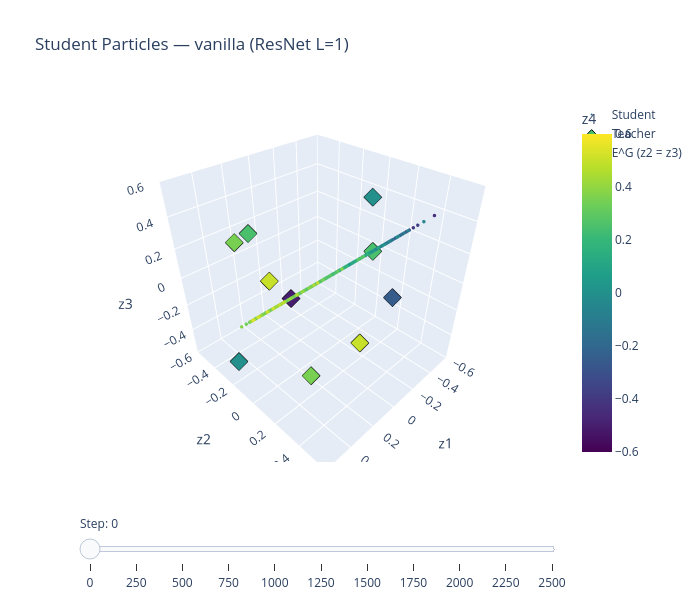

The notebook cell this image was saved under:
### Code cell
plot_particles_3d(h_vanilla, teacher, "Student Particles — vanilla (ResNet L=1)")

### Figure 1 — Plotly figure (JSON) as saved in the notebook; plotly's stock layout.template omitted (floating-point values rounded to 4 significant figures; data arrays with more than 128 entries replaced by an {"elided": "..."} marker saying what was removed)
{"data": [{"marker": {"cmax": 0.6, "cmin": -0.6, "color": {"elided": "2500 float values"}, "colorbar": {"title": {"text": "z4"}}, "colorscale": [[0, "#440154"], [0.1111, "#482878"], [0.2222, "#3e4989"], [0.3333, "#31688e"], [0.4444, "#26828e"], [0.5556, "#1f9e89"], [0.6667, "#35b779"], [0.7778, "#6ece58"], [0.8889, "#b5de2b"], [1, "#fde725"]], "size": 2}, "mode": "markers", "name": "Student", "type": "scatter3d", "x": {"elided": "2500 float values"}, "y": {"elided": "2500 float values"}, "z": {"elided": "2500 float values"}}, {"marker": {"cmax": 0.6, "cmin": -0.6, "color": [0.25, 0.5, 0.0, 0.5, 0.35, -0.5, 0.25, -0.25, 0.0, 0.35], "colorscale": [[0, "#440154"], [0.1111, "#482878"], [0.2222, "#3e4989"], [0.3333, "#31688e"], [0.4444, "#26828e"], [0.5556, "#1f9e89"], [0.6667, "#35b779"], [0.7778, "#6ece58"], [0.8889, "#b5de2b"], [1, "#fde725"]], "line": {"color": "black", "width": 1}, "size": 6, "symbol": "diamond"}, "mode": "markers", "name": "Teacher", "type": "scatter3d", "x": [-0.5, 0.25, -0.25, 0.0, 0.35, 0.25, 0.5, 0.0, 0.5, 0.35], "y": [0.0, 0.5, 0.15, -0.5, -0.35, 0.0, 0.0, 0.5, -0.25, 0.25], "z": [0.0, 0.0, 0.5, -0.25, 0.25, 0.0, 0.5, 0.15, -0.5, -0.35]}, {"cmax": 0.6, "cmin": -0.6, "colorscale": [[0, "#440154"], [0.1111, "#482878"], [0.2222, "#3e4989"], [0.3333, "#31688e"], [0.4444, "#26828e"], [0.5556, "#1f9e89"], [0.6667, "#35b779"], [0.7778, "#6ece58"], [0.8889, "#b5de2b"], [1, "#fde725"]], "hoverinfo": "name", "i": [0, 0], "intensity": [-0.6, 0.6, 0.6, -0.6], "j": [1, 2], "k": [2, 3], "name": "E^G (z2 = z3)", "opacity": 0.35, "showlegend": true, "showscale": false, "type": "mesh3d", "x": [-0.6, 0.6, 0.6, -0.6], "y": [-0.6, -0.6, 0.6, 0.6], "z": [-0.6, -0.6, 0.6, 0.6]}], "layout": {"height": 600, "scene": {"xaxis": {"range": [-0.6, 0.6], "title": {"text": "z1"}}, "yaxis": {"range": [-0.6, 0.6], "title": {"text": "z2"}}, "zaxis": {"range": [-0.6, 0.6], "title": {"text": "z3"}}}, "sliders": [{"active": 0, "currentvalue": {"prefix": "Step: "}, "pad": {"t": 50}, "steps": [{"args": [["0"], {"frame": {"duration": 0, "redraw": true}, "mode": "immediate", "transition": {"duration": 0}}], "label": "0", "method": "animate"}, {"args": [["250"], {"frame": {"duration": 0, "redraw": true}, "mode": "immediate", "transition": {"duration": 0}}], "label": "250", "method": "animate"}, {"args": [["500"], {"frame": {"duration": 0, "redraw": true}, "mode": "immediate", "transition": {"duration": 0}}], "label": "500", "method": "animate"}, {"args": [["750"], {"frame": {"duration": 0, "redraw": true}, "mode": "immediate", "transition": {"duration": 0}}], "label": "750", "method": "animate"}, {"args": [["1000"], {"frame": {"duration": 0, "redraw": true}, "mode": "immediate", "transition": {"duration": 0}}], "label": "1000", "method": "animate"}, {"args": [["1250"], {"frame": {"duration": 0, "redraw": true}, "mode": "immediate", "transition": {"duration": 0}}], "label": "1250", "method": "animate"}, {"args": [["1500"], {"frame": {"duration": 0, "redraw": true}, "mode": "immediate", "transition": {"duration": 0}}], "label": "1500", "method": "animate"}, {"args": [["1750"], {"frame": {"duration": 0, "redraw": true}, "mode": "immediate", "transition": {"duration": 0}}], "label": "1750", "method": "animate"}, {"args": [["2000"], {"frame": {"duration": 0, "redraw": true}, "mode": "immediate", "transition": {"duration": 0}}], "label": "2000", "method": "animate"}, {"args": [["2250"], {"frame": {"duration": 0, "redraw": true}, "mode": "immediate", "transition": {"duration": 0}}], "label": "2250", "method": "animate"}, {"args": [["2500"], {"frame": {"duration": 0, "redraw": true}, "mode": "immediate", "transition": {"duration": 0}}], "label": "2500", "method": "animate"}]}], "title": {"text": "Student Particles — vanilla (ResNet L=1)"}, "width": 700}}
